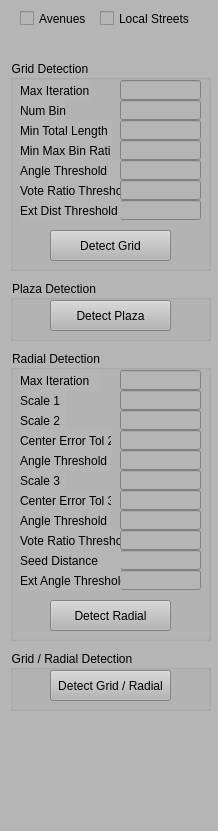
<?xml version="1.0" encoding="utf-8"?>
<ui version="4.0">
  <class>ControlWidget</class>
  <widget class="QDockWidget" name="ControlWidget">
    <property name="geometry">
      <rect>
        <x>0</x>
        <y>0</y>
        <width>218</width>
        <height>831</height>
      </rect>
    </property>
    <property name="minimumSize">
      <size>
        <width>218</width>
        <height>240</height>
      </size>
    </property>
    <property name="styleSheet">
      <string notr="true">background-color: rgb(181, 181, 181);</string>
    </property>
    <widget class="QWidget" name="dockWidgetContents">
      <widget class="QGroupBox" name="groupBox_3">
        <property name="geometry">
          <rect>
            <x>10</x>
            <y>60</y>
            <width>201</width>
            <height>211</height>
          </rect>
        </property>
        <property name="title">
          <string>Grid Detection</string>
        </property>
        <widget class="QPushButton" name="pushButtonDetectGrid">
          <property name="geometry">
            <rect>
              <x>40</x>
              <y>170</y>
              <width>121</width>
              <height>31</height>
            </rect>
          </property>
          <property name="text">
            <string>Detect Grid</string>
          </property>
        </widget>
        <widget class="QLabel" name="label_4">
          <property name="geometry">
            <rect>
              <x>10</x>
              <y>40</y>
              <width>46</width>
              <height>21</height>
            </rect>
          </property>
          <property name="text">
            <string>Num Bins</string>
          </property>
        </widget>
        <widget class="QLineEdit" name="lineEditNumBins">
          <property name="geometry">
            <rect>
              <x>110</x>
              <y>40</y>
              <width>81</width>
              <height>20</height>
            </rect>
          </property>
          <property name="alignment">
            <set>Qt::AlignRight|Qt::AlignTrailing|Qt::AlignVCenter</set>
          </property>
        </widget>
        <widget class="QLabel" name="label_5">
          <property name="geometry">
            <rect>
              <x>10</x>
              <y>60</y>
              <width>91</width>
              <height>21</height>
            </rect>
          </property>
          <property name="text">
            <string>Min Total Length</string>
          </property>
        </widget>
        <widget class="QLineEdit" name="lineEditMinTotalLength">
          <property name="geometry">
            <rect>
              <x>110</x>
              <y>60</y>
              <width>81</width>
              <height>20</height>
            </rect>
          </property>
          <property name="alignment">
            <set>Qt::AlignRight|Qt::AlignTrailing|Qt::AlignVCenter</set>
          </property>
        </widget>
        <widget class="QLabel" name="label_6">
          <property name="geometry">
            <rect>
              <x>10</x>
              <y>80</y>
              <width>91</width>
              <height>21</height>
            </rect>
          </property>
          <property name="text">
            <string>Min Max Bin Ratio</string>
          </property>
        </widget>
        <widget class="QLineEdit" name="lineEditMinMaxBinRatio">
          <property name="geometry">
            <rect>
              <x>110</x>
              <y>80</y>
              <width>81</width>
              <height>20</height>
            </rect>
          </property>
          <property name="alignment">
            <set>Qt::AlignRight|Qt::AlignTrailing|Qt::AlignVCenter</set>
          </property>
        </widget>
        <widget class="QLabel" name="label_17">
          <property name="geometry">
            <rect>
              <x>10</x>
              <y>120</y>
              <width>101</width>
              <height>21</height>
            </rect>
          </property>
          <property name="text">
            <string>Vote Ratio Threshold</string>
          </property>
        </widget>
        <widget class="QLineEdit" name="lineEditGridVotingThreshold">
          <property name="geometry">
            <rect>
              <x>110</x>
              <y>120</y>
              <width>81</width>
              <height>20</height>
            </rect>
          </property>
          <property name="alignment">
            <set>Qt::AlignRight|Qt::AlignTrailing|Qt::AlignVCenter</set>
          </property>
        </widget>
        <widget class="QLabel" name="label_18">
          <property name="geometry">
            <rect>
              <x>10</x>
              <y>20</y>
              <width>71</width>
              <height>21</height>
            </rect>
          </property>
          <property name="text">
            <string>Max Iteration</string>
          </property>
        </widget>
        <widget class="QLineEdit" name="lineEditGridMaxIteration">
          <property name="geometry">
            <rect>
              <x>110</x>
              <y>20</y>
              <width>81</width>
              <height>20</height>
            </rect>
          </property>
          <property name="alignment">
            <set>Qt::AlignRight|Qt::AlignTrailing|Qt::AlignVCenter</set>
          </property>
        </widget>
        <widget class="QLabel" name="label_20">
          <property name="geometry">
            <rect>
              <x>10</x>
              <y>100</y>
              <width>101</width>
              <height>21</height>
            </rect>
          </property>
          <property name="text">
            <string>Angle Threshold</string>
          </property>
        </widget>
        <widget class="QLineEdit" name="lineEditGridAngleThreshold">
          <property name="geometry">
            <rect>
              <x>110</x>
              <y>100</y>
              <width>81</width>
              <height>20</height>
            </rect>
          </property>
          <property name="alignment">
            <set>Qt::AlignRight|Qt::AlignTrailing|Qt::AlignVCenter</set>
          </property>
        </widget>
        <widget class="QLineEdit" name="lineEditGridExtendingDistanceThreshold">
          <property name="geometry">
            <rect>
              <x>110</x>
              <y>140</y>
              <width>81</width>
              <height>20</height>
            </rect>
          </property>
          <property name="alignment">
            <set>Qt::AlignRight|Qt::AlignTrailing|Qt::AlignVCenter</set>
          </property>
        </widget>
        <widget class="QLabel" name="label_21">
          <property name="geometry">
            <rect>
              <x>10</x>
              <y>140</y>
              <width>101</width>
              <height>21</height>
            </rect>
          </property>
          <property name="text">
            <string>Ext Dist Threshold</string>
          </property>
        </widget>
      </widget>
      <widget class="QGroupBox" name="groupBox_4">
        <property name="geometry">
          <rect>
            <x>10</x>
            <y>280</y>
            <width>201</width>
            <height>61</height>
          </rect>
        </property>
        <property name="title">
          <string>Plaza Detection</string>
        </property>
        <widget class="QPushButton" name="pushButtonDetectPlaza">
          <property name="geometry">
            <rect>
              <x>40</x>
              <y>20</y>
              <width>121</width>
              <height>31</height>
            </rect>
          </property>
          <property name="text">
            <string>Detect Plaza</string>
          </property>
        </widget>
      </widget>
      <widget class="QGroupBox" name="groupBox_6">
        <property name="geometry">
          <rect>
            <x>10</x>
            <y>350</y>
            <width>201</width>
            <height>291</height>
          </rect>
        </property>
        <property name="title">
          <string>Radial Detection</string>
        </property>
        <widget class="QPushButton" name="pushButtonDetectRadial">
          <property name="geometry">
            <rect>
              <x>40</x>
              <y>250</y>
              <width>121</width>
              <height>31</height>
            </rect>
          </property>
          <property name="text">
            <string>Detect Radial</string>
          </property>
        </widget>
        <widget class="QLineEdit" name="lineEditScale1">
          <property name="geometry">
            <rect>
              <x>110</x>
              <y>40</y>
              <width>81</width>
              <height>20</height>
            </rect>
          </property>
          <property name="alignment">
            <set>Qt::AlignRight|Qt::AlignTrailing|Qt::AlignVCenter</set>
          </property>
        </widget>
        <widget class="QLabel" name="label_7">
          <property name="geometry">
            <rect>
              <x>10</x>
              <y>40</y>
              <width>46</width>
              <height>21</height>
            </rect>
          </property>
          <property name="text">
            <string>Scale 1</string>
          </property>
        </widget>
        <widget class="QLabel" name="label_8">
          <property name="geometry">
            <rect>
              <x>10</x>
              <y>60</y>
              <width>46</width>
              <height>21</height>
            </rect>
          </property>
          <property name="text">
            <string>Scale 2</string>
          </property>
        </widget>
        <widget class="QLineEdit" name="lineEditScale2">
          <property name="geometry">
            <rect>
              <x>110</x>
              <y>60</y>
              <width>81</width>
              <height>20</height>
            </rect>
          </property>
          <property name="alignment">
            <set>Qt::AlignRight|Qt::AlignTrailing|Qt::AlignVCenter</set>
          </property>
        </widget>
        <widget class="QLabel" name="label_9">
          <property name="geometry">
            <rect>
              <x>10</x>
              <y>80</y>
              <width>91</width>
              <height>21</height>
            </rect>
          </property>
          <property name="text">
            <string>Center Error Tol 2</string>
          </property>
        </widget>
        <widget class="QLineEdit" name="lineEditCenterErrorTol2">
          <property name="geometry">
            <rect>
              <x>110</x>
              <y>80</y>
              <width>81</width>
              <height>20</height>
            </rect>
          </property>
          <property name="alignment">
            <set>Qt::AlignRight|Qt::AlignTrailing|Qt::AlignVCenter</set>
          </property>
        </widget>
        <widget class="QLabel" name="label_10">
          <property name="geometry">
            <rect>
              <x>10</x>
              <y>100</y>
              <width>91</width>
              <height>21</height>
            </rect>
          </property>
          <property name="text">
            <string>Angle Threshold 2</string>
          </property>
        </widget>
        <widget class="QLineEdit" name="lineEditAngleThreshold2">
          <property name="geometry">
            <rect>
              <x>110</x>
              <y>100</y>
              <width>81</width>
              <height>20</height>
            </rect>
          </property>
          <property name="alignment">
            <set>Qt::AlignRight|Qt::AlignTrailing|Qt::AlignVCenter</set>
          </property>
        </widget>
        <widget class="QLineEdit" name="lineEditAngleThreshold3">
          <property name="geometry">
            <rect>
              <x>110</x>
              <y>160</y>
              <width>81</width>
              <height>20</height>
            </rect>
          </property>
          <property name="alignment">
            <set>Qt::AlignRight|Qt::AlignTrailing|Qt::AlignVCenter</set>
          </property>
        </widget>
        <widget class="QLabel" name="label_11">
          <property name="geometry">
            <rect>
              <x>10</x>
              <y>160</y>
              <width>91</width>
              <height>21</height>
            </rect>
          </property>
          <property name="text">
            <string>Angle Threshold 3</string>
          </property>
        </widget>
        <widget class="QLabel" name="label_12">
          <property name="geometry">
            <rect>
              <x>10</x>
              <y>140</y>
              <width>91</width>
              <height>21</height>
            </rect>
          </property>
          <property name="text">
            <string>Center Error Tol 3</string>
          </property>
        </widget>
        <widget class="QLabel" name="label_13">
          <property name="geometry">
            <rect>
              <x>10</x>
              <y>120</y>
              <width>46</width>
              <height>21</height>
            </rect>
          </property>
          <property name="text">
            <string>Scale 3</string>
          </property>
        </widget>
        <widget class="QLineEdit" name="lineEditCenterErrorTol3">
          <property name="geometry">
            <rect>
              <x>110</x>
              <y>140</y>
              <width>81</width>
              <height>20</height>
            </rect>
          </property>
          <property name="alignment">
            <set>Qt::AlignRight|Qt::AlignTrailing|Qt::AlignVCenter</set>
          </property>
        </widget>
        <widget class="QLineEdit" name="lineEditScale3">
          <property name="geometry">
            <rect>
              <x>110</x>
              <y>120</y>
              <width>81</width>
              <height>20</height>
            </rect>
          </property>
          <property name="alignment">
            <set>Qt::AlignRight|Qt::AlignTrailing|Qt::AlignVCenter</set>
          </property>
        </widget>
        <widget class="QLabel" name="label_14">
          <property name="geometry">
            <rect>
              <x>10</x>
              <y>180</y>
              <width>101</width>
              <height>21</height>
            </rect>
          </property>
          <property name="text">
            <string>Vote Ratio Threshold</string>
          </property>
        </widget>
        <widget class="QLineEdit" name="lineEditRadialVotingThreshold">
          <property name="geometry">
            <rect>
              <x>110</x>
              <y>180</y>
              <width>81</width>
              <height>20</height>
            </rect>
          </property>
          <property name="alignment">
            <set>Qt::AlignRight|Qt::AlignTrailing|Qt::AlignVCenter</set>
          </property>
        </widget>
        <widget class="QLineEdit" name="lineEditRadialSeedDistance">
          <property name="geometry">
            <rect>
              <x>110</x>
              <y>200</y>
              <width>81</width>
              <height>20</height>
            </rect>
          </property>
          <property name="text">
            <string/>
          </property>
          <property name="alignment">
            <set>Qt::AlignRight|Qt::AlignTrailing|Qt::AlignVCenter</set>
          </property>
        </widget>
        <widget class="QLabel" name="label_15">
          <property name="geometry">
            <rect>
              <x>10</x>
              <y>200</y>
              <width>101</width>
              <height>21</height>
            </rect>
          </property>
          <property name="text">
            <string>Seed Distance</string>
          </property>
        </widget>
        <widget class="QLineEdit" name="lineEditRadialExtendingAngleThreshold">
          <property name="geometry">
            <rect>
              <x>110</x>
              <y>220</y>
              <width>81</width>
              <height>20</height>
            </rect>
          </property>
          <property name="text">
            <string/>
          </property>
          <property name="alignment">
            <set>Qt::AlignRight|Qt::AlignTrailing|Qt::AlignVCenter</set>
          </property>
        </widget>
        <widget class="QLabel" name="label_16">
          <property name="geometry">
            <rect>
              <x>10</x>
              <y>220</y>
              <width>101</width>
              <height>21</height>
            </rect>
          </property>
          <property name="text">
            <string>Ext Angle Threshold</string>
          </property>
        </widget>
        <widget class="QLineEdit" name="lineEditRadialMaxIteration">
          <property name="geometry">
            <rect>
              <x>110</x>
              <y>20</y>
              <width>81</width>
              <height>20</height>
            </rect>
          </property>
          <property name="text">
            <string/>
          </property>
          <property name="alignment">
            <set>Qt::AlignRight|Qt::AlignTrailing|Qt::AlignVCenter</set>
          </property>
        </widget>
        <widget class="QLabel" name="label_19">
          <property name="geometry">
            <rect>
              <x>10</x>
              <y>20</y>
              <width>81</width>
              <height>21</height>
            </rect>
          </property>
          <property name="text">
            <string>Max Iteration</string>
          </property>
        </widget>
      </widget>
      <widget class="QGroupBox" name="groupBox_7">
        <property name="geometry">
          <rect>
            <x>10</x>
            <y>650</y>
            <width>201</width>
            <height>61</height>
          </rect>
        </property>
        <property name="title">
          <string>Grid / Radial Detection</string>
        </property>
        <widget class="QPushButton" name="pushButtonDetectGridRadial">
          <property name="geometry">
            <rect>
              <x>40</x>
              <y>20</y>
              <width>121</width>
              <height>31</height>
            </rect>
          </property>
          <property name="text">
            <string>Detect Grid / Radial</string>
          </property>
        </widget>
      </widget>
      <widget class="QCheckBox" name="checkBoxRoadTypeAvenue">
        <property name="geometry">
          <rect>
            <x>20</x>
            <y>10</y>
            <width>70</width>
            <height>17</height>
          </rect>
        </property>
        <property name="text">
          <string>Avenues</string>
        </property>
      </widget>
      <widget class="QCheckBox" name="checkBoxRoadTypeLocalStreet">
        <property name="geometry">
          <rect>
            <x>100</x>
            <y>10</y>
            <width>91</width>
            <height>17</height>
          </rect>
        </property>
        <property name="text">
          <string>Local Streets</string>
        </property>
      </widget>
    </widget>
  </widget>
  <resources/>
  <connections/>
</ui>
